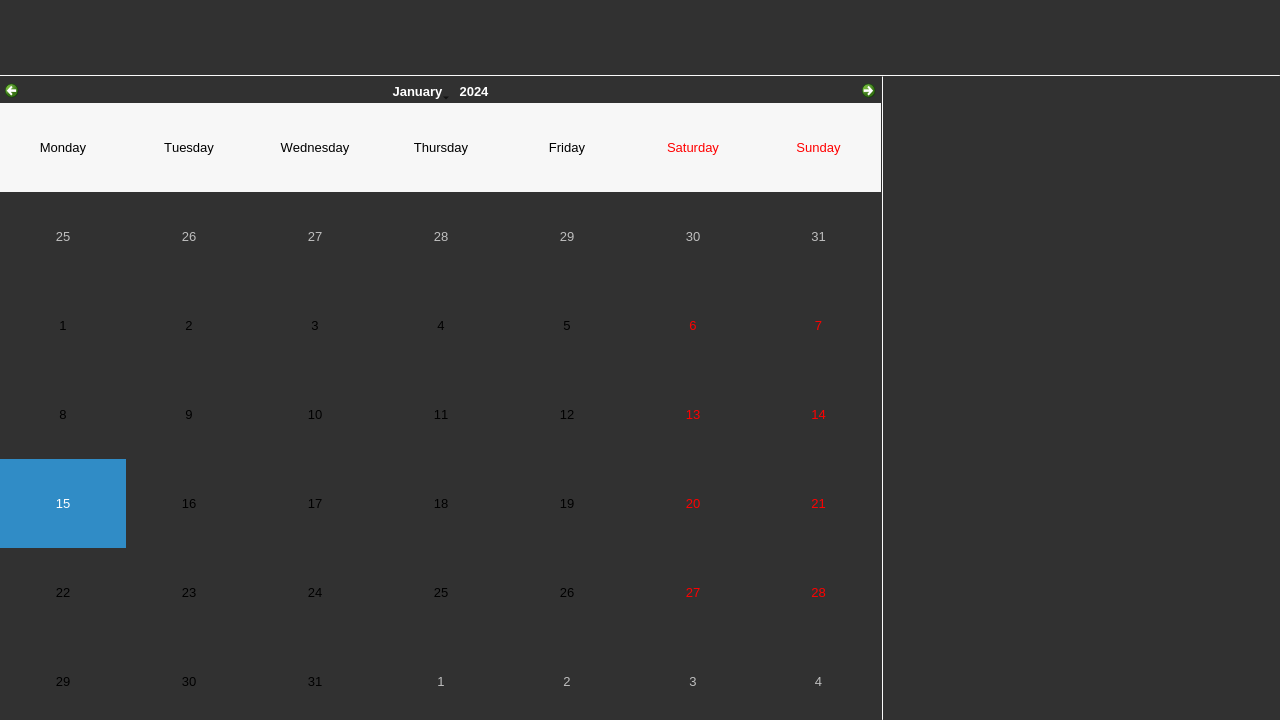
<?xml version="1.0" encoding="UTF-8"?>
<ui version="4.0">
 <class>Planner</class>
 <widget class="QMainWindow" name="Planner">
  <property name="geometry">
   <rect>
    <x>0</x>
    <y>0</y>
    <width>1280</width>
    <height>720</height>
   </rect>
  </property>
  <property name="minimumSize">
   <size>
    <width>1280</width>
    <height>720</height>
   </size>
  </property>
  <property name="maximumSize">
   <size>
    <width>1280</width>
    <height>720</height>
   </size>
  </property>
  <property name="windowTitle">
   <string>MainWindow</string>
  </property>
  <property name="styleSheet">
   <string notr="true">background: #313131;</string>
  </property>
  <widget class="QWidget" name="centralwidget">
   <widget class="Line" name="TopDividingLine">
    <property name="geometry">
     <rect>
      <x>0</x>
      <y>75</y>
      <width>1280</width>
      <height>1</height>
     </rect>
    </property>
    <property name="styleSheet">
     <string notr="true">background: #D9D9D9;</string>
    </property>
    <property name="orientation">
     <enum>Qt::Horizontal</enum>
    </property>
   </widget>
   <widget class="QWidget" name="MenuBar" native="true">
    <property name="geometry">
     <rect>
      <x>0</x>
      <y>0</y>
      <width>1280</width>
      <height>75</height>
     </rect>
    </property>
    <widget class="QPushButton" name="CreateButton">
     <property name="geometry">
      <rect>
       <x>12</x>
       <y>0</y>
       <width>75</width>
       <height>75</height>
      </rect>
     </property>
     <property name="styleSheet">
      <string notr="true">image: url(:/Buttons/Icons/Create Button.png);</string>
     </property>
     <property name="text">
      <string/>
     </property>
     <property name="flat">
      <bool>true</bool>
     </property>
    </widget>
    <widget class="QPushButton" name="ProgressButton">
     <property name="geometry">
      <rect>
       <x>110</x>
       <y>0</y>
       <width>75</width>
       <height>75</height>
      </rect>
     </property>
     <property name="styleSheet">
      <string notr="true">image: url(:/Buttons/Icons/Progress Button.png);</string>
     </property>
     <property name="text">
      <string/>
     </property>
     <property name="flat">
      <bool>true</bool>
     </property>
    </widget>
    <widget class="QPushButton" name="SettingsButton">
     <property name="geometry">
      <rect>
       <x>1205</x>
       <y>0</y>
       <width>75</width>
       <height>75</height>
      </rect>
     </property>
     <property name="styleSheet">
      <string notr="true">image: url(:/Buttons/Icons/Settings Button.png);</string>
     </property>
     <property name="text">
      <string/>
     </property>
     <property name="flat">
      <bool>true</bool>
     </property>
    </widget>
   </widget>
   <widget class="Line" name="TaskDividerLine">
    <property name="geometry">
     <rect>
      <x>882</x>
      <y>76</y>
      <width>1</width>
      <height>644</height>
     </rect>
    </property>
    <property name="styleSheet">
     <string notr="true">background: #D9D9D9;</string>
    </property>
    <property name="orientation">
     <enum>Qt::Vertical</enum>
    </property>
   </widget>
   <widget class="QWidget" name="ToDoTasks" native="true">
    <property name="geometry">
     <rect>
      <x>889</x>
      <y>79</y>
      <width>391</width>
      <height>641</height>
     </rect>
    </property>
   </widget>
   <widget class="QWidget" name="widget_2" native="true">
    <property name="geometry">
     <rect>
      <x>0</x>
      <y>80</y>
      <width>881</width>
      <height>645</height>
     </rect>
    </property>
    <widget class="QCalendarWidget" name="calendarWidget">
     <property name="geometry">
      <rect>
       <x>0</x>
       <y>0</y>
       <width>881</width>
       <height>645</height>
      </rect>
     </property>
     <property name="font">
      <font>
       <pointsize>10</pointsize>
       <kerning>false</kerning>
      </font>
     </property>
     <property name="focusPolicy">
      <enum>Qt::StrongFocus</enum>
     </property>
     <property name="layoutDirection">
      <enum>Qt::LeftToRight</enum>
     </property>
     <property name="autoFillBackground">
      <bool>false</bool>
     </property>
     <property name="gridVisible">
      <bool>false</bool>
     </property>
     <property name="selectionMode">
      <enum>QCalendarWidget::NoSelection</enum>
     </property>
     <property name="horizontalHeaderFormat">
      <enum>QCalendarWidget::LongDayNames</enum>
     </property>
     <property name="verticalHeaderFormat">
      <enum>QCalendarWidget::NoVerticalHeader</enum>
     </property>
     <property name="navigationBarVisible">
      <bool>true</bool>
     </property>
     <property name="dateEditEnabled">
      <bool>true</bool>
     </property>
    </widget>
   </widget>
  </widget>
 </widget>
 <resources>
  <include location="ResourceFile.qrc"/>
 </resources>
 <connections/>
</ui>
